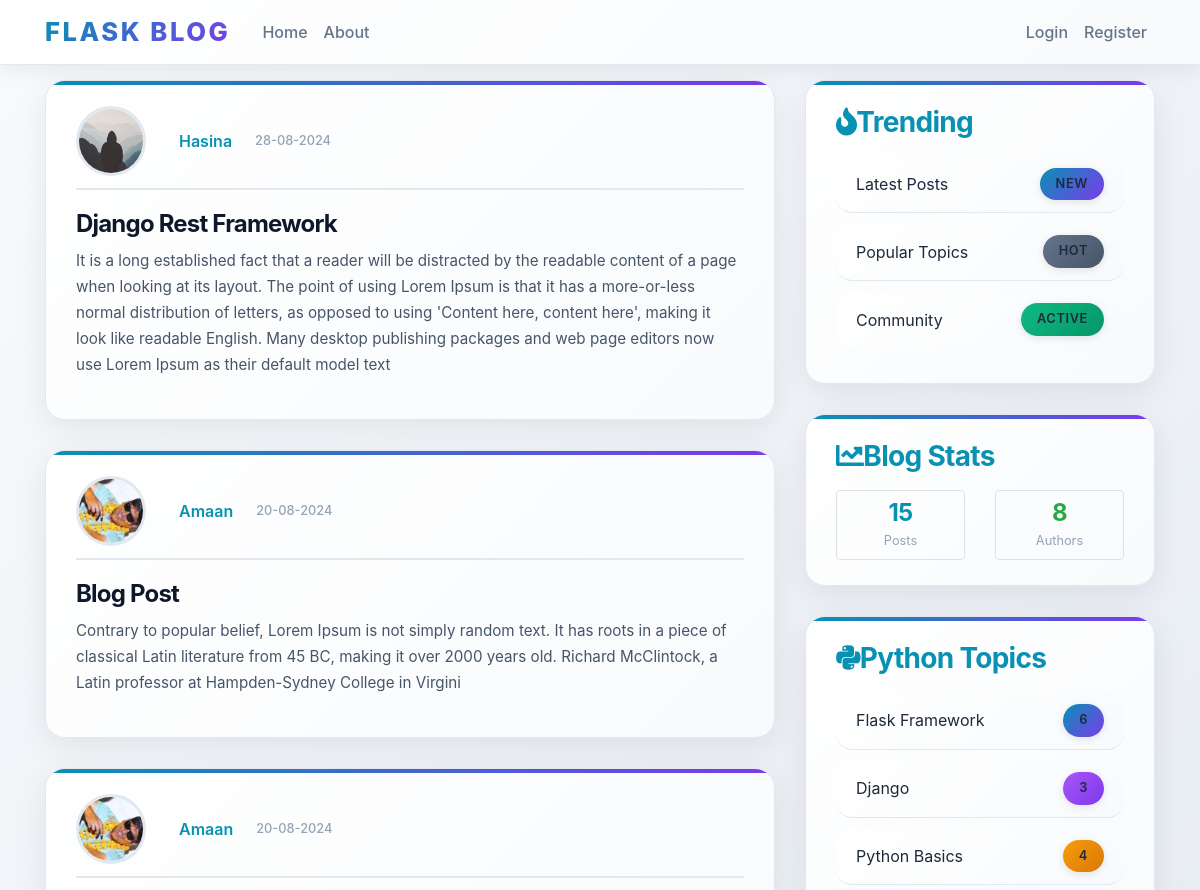
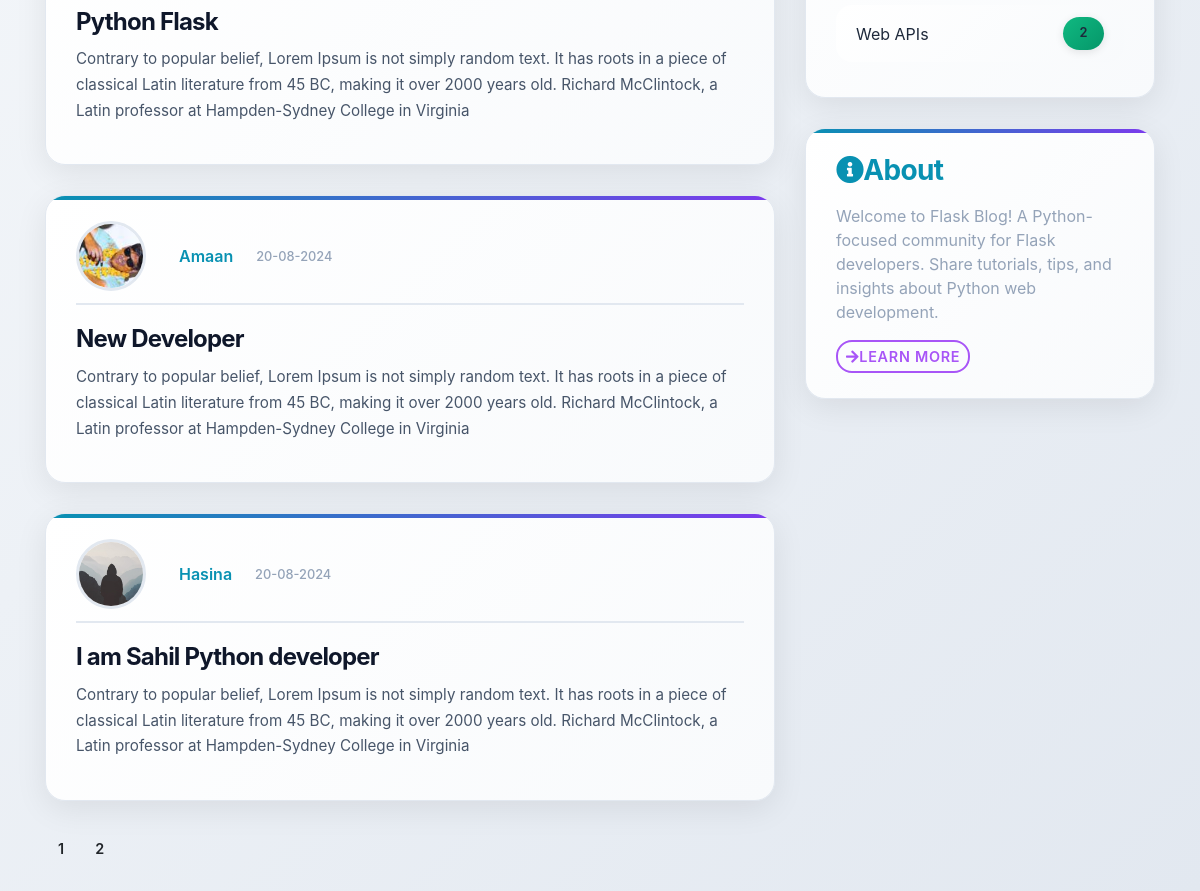
The page /home on the database its author committed (2 pictures, top to bottom).
### flaskblog/models.py (models this page shows, shortened)
class Post(db.Model):
    id = db.Column(db.Integer, primary_key=True)
    title = db.Column(db.String(100), nullable=False)
    date_posted = db.Column(db.DateTime, nullable=False, default=datetime.utcnow)
    content = db.Column(db.Text, nullable=False)
    user_id = db.Column(db.Integer, db.ForeignKey('user.id'), nullable=False)

class User(db.Model, UserMixin):
    id = db.Column(db.Integer, primary_key=True)
    username = db.Column(db.String(20), unique=True, nullable=False)
    email = db.Column(db.String(120), unique=True, nullable=False)
    image_file = db.Column(db.String(20), nullable=False, default='default.jpg')
    password = db.Column(db.String(60), nullable=False)
    posts = db.relationship('Post', backref='author', lazy=True)

### flaskblog/main/routes.py (the view)
@main.route("/")
@main.route("/home")
def home():
    page = request.args.get('page', 1, type=int)
    posts = Post.query.order_by(Post.date_posted.desc()).paginate(page=page, per_page=5)
    return render_template('home.html', posts=posts)

### flaskblog/templates/home.html (shortened to what this page needs)
{% extends "layout.html" %}
{% block content %}
	{% for post in posts.items%}
<article class="media content-section ">
	<div class="media-body ">
		<div class="article-metadata">
			<img  class="rounded-circle article-img" src="{{ url_for('static', filename='profile_pics/' + post.author.image_file) }}">
			<a class="mr-2 text-decoration-none" href="{{ url_for('users.user_posts', username=post.author.username) }}">{{ post.author.username }}</a>
			<small class="text-muted">{{ post.date_posted.strftime('%d-%m-%Y') }}</small>
		</div>
		<h2><a class="article-title text-decoration-none" href="{{ url_for('posts.post', post_id=post.id) }}">{{ post.title }}</a></h2>
		<p class="article-content">{{ post.content }}</p>
	</div>
</article>
	{% endfor %}
	{% for page_num in posts.iter_pages(left_edge=1,right_edge=1, left_current=1, right_current=2) %}
		{% if page_num %}
			{% if posts.page == page_num %}
			<a class="btn btn- info mb-4" href="{{ url_for('main.home', page=page_num) }}">{{ page_num }}</a>
				{% else %}
				<a class="btn  mb-4" href="{{ url_for('main.home', page=page_num) }}">{{ page_num }}</a>
			{% endif %}
		{% endif %}
	{% endfor %}
{% endblock content%}

### flaskblog/static/main.css (style rules this page uses)
body { background: linear-gradient(135deg, #f8fafc 0%, #e2e8f0 100%); color: #1e293b; margin-top: 5rem; font-family: 'Inter', -apple-system, BlinkMacSystemFont, 'Segoe UI', Roboto, sans-serif; }
h1, h2, h3, h4, h5, h6 { color: #0f172a; font-weight: 700; letter-spacing: -0.025em; }
.content-section { background: linear-gradient(135deg, #ffffff 0%, #f8fafc 100%); padding: 25px 30px; border: 1px solid #e2e8f0; border-radius: 20px; margin-bottom: 30px; box-shadow: 0 8px 32px rgba(0, 0, 0, 0.08); transition: all 0.4s ease; position: relative; overflow: hidden; }
.content-section::before { content: ''; position: absolute; top: 0; left: 0; right: 0; height: 4px; background: linear-gradient(90deg, #0891b2, #7c3aed, #a855f7, #0891b2); background-size: 300% 100%; animation: gradient-shift 4s ease infinite; }
.article-title { color: #0f172a; font-weight: 700; font-size: 1.5rem; margin-bottom: 0.5rem; }
.article-content { white-space: pre-line; color: #475569; line-height: 1.7; font-size: 0.95rem; }
.article-img { height: 70px; width: 70px; margin-right: 18px; border-radius: 16px; border: 3px solid #e2e8f0; transition: all 0.4s ease; object-fit: cover; }
.article-metadata { padding-bottom: 12px; margin-bottom: 12px; border-bottom: 2px solid #e2e8f0; display: flex; align-items: center; gap: 15px; }
.article-metadata a { color: #0891b2; font-weight: 600; text-decoration: none; }
.article-metadata small { color: #94a3b8; font-weight: 500; }
.btn { border-radius: 16px; font-weight: 600; transition: all 0.4s ease; text-transform: uppercase; letter-spacing: 0.05em; font-size: 0.9rem; position: relative; overflow: hidden; }
.btn::before { content: ''; position: absolute; top: 0; left: -100%; width: 100%; height: 100%; background: linear-gradient(90deg, transparent, rgba(255,255,255,0.2), transparent); transition: left 0.5s; }
.text-muted { color: #94a3b8 !important; }

### rows shown on the page
Post: image_file (placeholder picture), author.username "Hasina", date_posted "28-08-2024", title "Django Rest Framework", content "It is a long established fact that a reader will be distracted by the readable content of a page when looking at its layout. The point of using Lorem Ipsum is that it has a more-or-less normal distribution of letters, as opposed to using 'Content here, content here', making it look like readable English. Many desktop publishing packages and web page editors now use Lorem Ipsum as their default model text"
Post: image_file (picture), author.username "Amaan", date_posted "20-08-2024", title "Blog Post", content "Contrary to popular belief, Lorem Ipsum is not simply random text. It has roots in a piece of classical Latin literature from 45 BC, making it over 2000 years old. Richard McClintock, a Latin professor at Hampden-Sydney College in Virgini"
Post: image_file (picture), author.username "Amaan", date_posted "20-08-2024", title "Python Flask", content "Contrary to popular belief, Lorem Ipsum is not simply random text. It has roots in a piece of classical Latin literature from 45 BC, making it over 2000 years old. Richard McClintock, a Latin professor at Hampden-Sydney College in Virginia"
Post: image_file (picture), author.username "Amaan", date_posted "20-08-2024", title "New Developer", content "Contrary to popular belief, Lorem Ipsum is not simply random text. It has roots in a piece of classical Latin literature from 45 BC, making it over 2000 years old. Richard McClintock, a Latin professor at Hampden-Sydney College in Virginia"
Post: image_file (placeholder picture), author.username "Hasina", date_posted "20-08-2024", title "I am Sahil Python developer", content "Contrary to popular belief, Lorem Ipsum is not simply random text. It has roots in a piece of classical Latin literature from 45 BC, making it over 2000 years old. Richard McClintock, a Latin professor at Hampden-Sydney College in Virginia"

### other values the page prints
{{ page_num }} "1"
{{ page_num }} "2"
